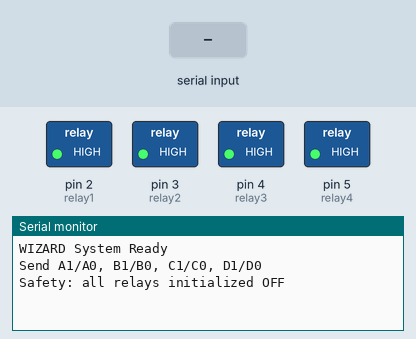
This sketch was run on a simulated Arduino Uno, built with avr-gcc and run on an emulated ATmega328P. Shown: switched loads named in the sketch (green lamp = pin HIGH), the last lines printed to the serial monitor. Inputs (shaded band) come from the test bench.

Above: at 1.2 s.
1.3 s: "0" received over Serial
At 3.4 s:
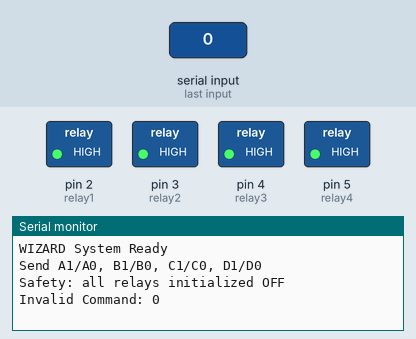
3.8 s: "A" received over Serial
At 5.3 s:
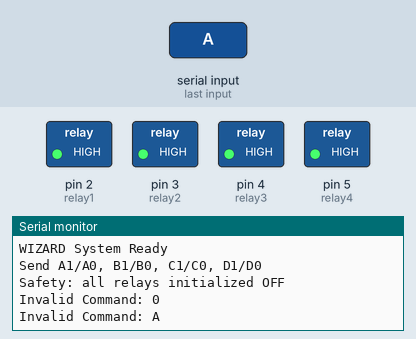
6.3 s: "B" received over Serial
At 8.4 s:
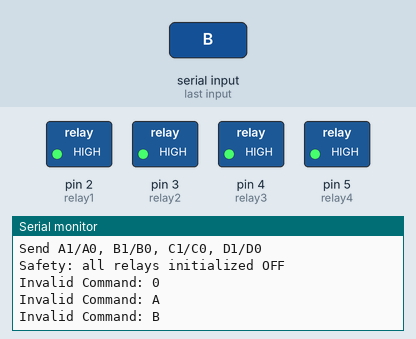

Measured:
- after the input at 1.3 s, the serial monitor: prints a new line after 1.0 s (image 1)
- after the input at 3.8 s, the serial monitor: prints a new line after 1.0 s (image 2)
- after the input at 6.3 s, the serial monitor: prints a new line after 1.0 s (image 3)

The sketch:

WIZARD.ino
```cpp
/*
  WIZARD - Wireless Integration and Zone Automation for Remote Devices
  Initial Arduino Firmware (v1.0)
*/

const int relay1 = 2;
const int relay2 = 3;
const int relay3 = 4;
const int relay4 = 5;
const int RELAY_ON = LOW;
const int RELAY_OFF = HIGH;
const int MAX_COMMAND_LENGTH = 16;

const String CMD_HELP = "HELP";
const String CMD_STATUS = "STATUS";
const String CMD_ALL_ON = "ALL1";
const String CMD_ALL_OFF = "ALL0";
String command = "";

void setup() {
  Serial.begin(9600);
  pinMode(relay1, OUTPUT);
  pinMode(relay2, OUTPUT);
  pinMode(relay3, OUTPUT);
  pinMode(relay4, OUTPUT);

  setAllRelays(false);
  printStartupMessage();
  Serial.println("Safety: all relays initialized OFF");
}

void printStartupMessage() {
  Serial.println("WIZARD System Ready");
  Serial.println("Send A1/A0, B1/B0, C1/C0, D1/D0");
}

String readCommand() {
  return Serial.readString();
}

void normalizeCommand(String &cmd) {
  cmd.trim();
  cmd.toUpperCase();
}

void loop() {
  if (Serial.available()) {
    delay(5);
    command = readCommand();
    normalizeCommand(command);
    handleCommand(command);
  }
}

void setRelay(int relayPin, bool enabled) {
  digitalWrite(relayPin, enabled ? RELAY_ON : RELAY_OFF);
}

// Bluetooth protocol: A/B/C/D followed by 1 or 0 controls one relay.
// ALL1 and ALL0 control all relays. STATUS reports current states.
// Relays are active-low, so RELAY_ON is LOW and RELAY_OFF is HIGH.

void printStatus() {
  Serial.println("WIZARD Relay Status");
  Serial.print("A:"); Serial.println(digitalRead(relay1) == RELAY_ON ? "ON" : "OFF");
  Serial.print("B:"); Serial.println(digitalRead(relay2) == RELAY_ON ? "ON" : "OFF");
  Serial.print("C:"); Serial.println(digitalRead(relay3) == RELAY_ON ? "ON" : "OFF");
  Serial.print("D:"); Serial.println(digitalRead(relay4) == RELAY_ON ? "ON" : "OFF");
}

void printHelp() {
  Serial.println("Individual: A1/A0 B1/B0 C1/C0 D1/D0");
  Serial.println("Scenes: ALL1/ALL0");
  Serial.println("Diagnostics: STATUS | HELP");
}

void setAllRelays(bool enabled) {
  setRelay(relay1, enabled);
  setRelay(relay2, enabled);
  setRelay(relay3, enabled);
  setRelay(relay4, enabled);
}

bool isRelayCommand(const String &cmd) {
  return cmd.length() == 2 && cmd.charAt(0) >= 'A' && cmd.charAt(0) <= 'D' && (cmd.charAt(1) == '0' || cmd.charAt(1) == '1');
}

int relayPinForCommand(const String &cmd) {
  switch (cmd.charAt(0)) {
    case 'A': return relay1;
    case 'B': return relay2;
    case 'C': return relay3;
    case 'D': return relay4;
    default: return -1; // Unsupported relay identifiers are rejected safely.
  }
}

void applyRelayCommand(const String &cmd) {
  int relayPin = relayPinForCommand(cmd);
  if (relayPin >= 0) {
    setRelay(relayPin, cmd.charAt(1) == '1');
  }
}

// Validation order: reject empty/oversized input before dispatching commands.
void handleCommand(String cmd) {
  if (cmd.length() == 0) {
    Serial.println("Invalid Command: empty");
    return;
  }
  if (cmd.length() > MAX_COMMAND_LENGTH) {
    Serial.println("Invalid Command: too long");
    return;
  }
  if (cmd == CMD_STATUS) { printStatus(); return; }
  if (!isRelayCommand(cmd) && cmd != CMD_HELP && cmd != CMD_ALL_ON && cmd != CMD_ALL_OFF) {
    Serial.print("Invalid Command: ");
    Serial.println(cmd);
    return;
  }
  if (cmd == CMD_HELP) { printHelp(); return; }
  if (cmd == CMD_ALL_ON) { setAllRelays(true); Serial.println("ALL ON"); return; }
  if (cmd == CMD_ALL_OFF) { setAllRelays(false); Serial.println("ALL OFF"); return; }
  if (isRelayCommand(cmd)) applyRelayCommand(cmd);
  else {
    Serial.print("Invalid Command: ");
    Serial.println(cmd);
    return;
  }

  Serial.print("State updated: ");
  Serial.print(cmd);
  Serial.println(" OK");
  Serial.print("Command OK: ");
  Serial.println(cmd);
}
```
